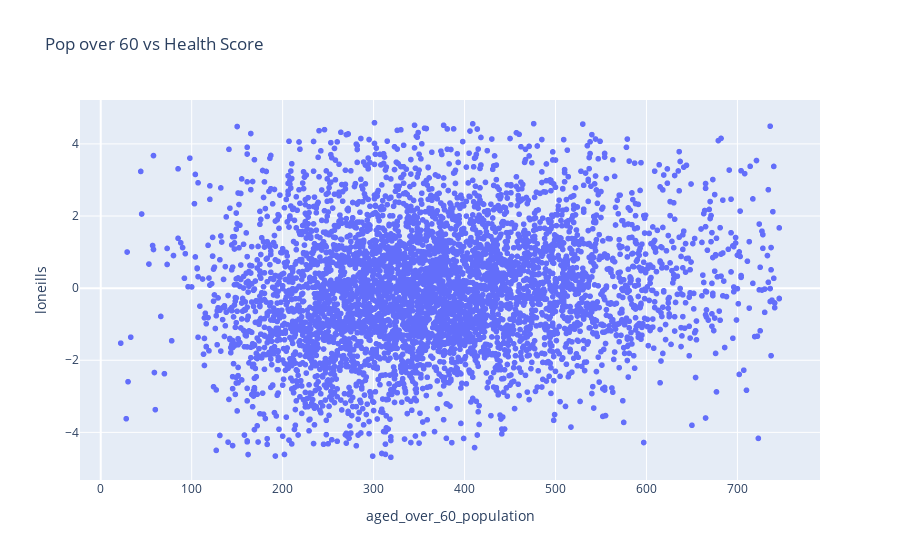

Here is the notebook cell this chart was saved with:
### Code cell
fig = px.scatter(loneliness_health, y='loneills', x='aged_over_60_population', title='Pop over 60 vs Health Score')
fig.show()

### Figure 1 — Plotly figure (JSON) as saved in the notebook; plotly's stock layout.template omitted (floating-point values rounded to 4 significant figures; data arrays with more than 128 entries replaced by an {"elided": "..."} marker saying what was removed)
{"data": [{"hovertemplate": "aged_over_60_population=%{x}<br>loneills=%{y}<extra></extra>", "legendgroup": "", "marker": {"color": "#636efa", "symbol": "circle"}, "mode": "markers", "name": "", "showlegend": false, "type": "scattergl", "x": {"elided": "4943 int values"}, "xaxis": "x", "y": {"elided": "4943 float values"}, "yaxis": "y"}], "layout": {"autosize": true, "legend": {"tracegroupgap": 0}, "title": {"text": "Pop over 60 vs Health Score"}, "xaxis": {"anchor": "y", "autorange": true, "domain": [0, 1], "range": [-20.29, 788.3], "title": {"text": "aged_over_60_population"}, "type": "linear"}, "yaxis": {"anchor": "x", "autorange": true, "domain": [0, 1], "range": [-5.37, 5.267], "title": {"text": "loneills"}, "type": "linear"}}}
